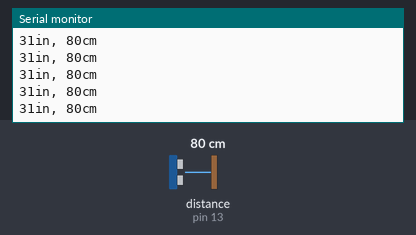
The sketch below on a simulated Arduino Uno, built with avr-gcc and run on an emulated ATmega328P. Parts: the last lines printed to the serial monitor. Wiring (inferred from the names in the program): ultrasonic range finder: trigger pin 12; echo pin 13. The test bench sets the inputs (shaded band); at power-on: distance to the obstacle (sensor on pin 13) 80 cm. The echo pulse lasts 58.3 µs per cm.

Above: at 1.2 s.
1.3 s: distance to the obstacle (sensor on pin 13) set to 2 cm
At 1.38 s:
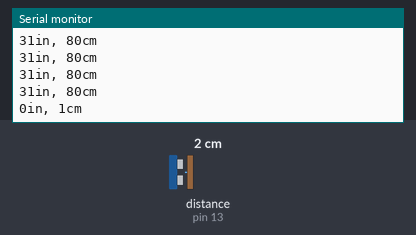
4.3 s: distance to the obstacle (sensor on pin 13) set to 4 cm
At 4.3 s:
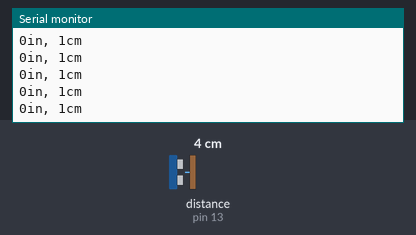
5.8 s: distance to the obstacle (sensor on pin 13) set to 35 cm
At 5.82 s:
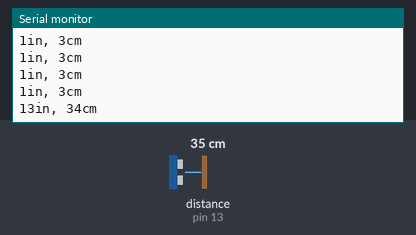
Timing chart, 0 to 8.8 s (numbered marks = the images above; inputs shaded):
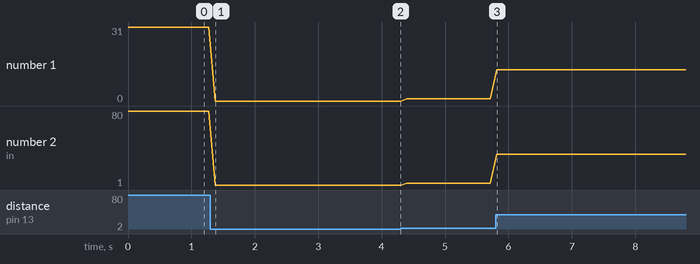

The sketch:

ultrasonic_ref.ino
```cpp
/*
  THIS CODE IS REFERENCE MATERIAL AND SHOULD NOT BE MODIFIED WITHOUT GOOD REASON

  Datasheet for component:
   http://www.parallax.com/dl/docs/prod/acc/28015-PING-v1.3.pdf
 */

const int trigPin = 12;
const int echoPin = 13;

void setup() {
  // initialize serial communication:
  Serial.begin(9600);
}

void loop()
{
  //vars for calculations
  long duration, inches, cm;

  //send out the pulse from sensor, should be 10+ ms
  //setting to LOW before the HIGH makes signal cleaner
  pinMode(trigPin, OUTPUT);
  digitalWrite(trigPin, LOW);
  delayMicroseconds(2);
  digitalWrite(trigPin, HIGH);
  delayMicroseconds(10);
  digitalWrite(trigPin, LOW);

  //reads the pulse that's come back
  pinMode(echoPin, INPUT);
  duration = pulseIn(echoPin, HIGH);

  // convert the time into a distance
  inches = microsecondsToInches(duration);
  cm = microsecondsToCentimeters(duration);

  //print out data
  Serial.print(inches);
  Serial.print("in, ");
  Serial.print(cm);
  Serial.print("cm");
  Serial.println();

  //wait before starting over
  //can be as long as you want depending on how frequently the data is needed
  delay(100);
}

long microsecondsToInches(long microseconds)
{
  //calculation comes from Parallax's datasheet

  return microseconds / 74 / 2;
}

long microsecondsToCentimeters(long microseconds)
{
  // The speed of sound is 340 m/s or 29 microseconds per centimeter.
  // The ping travels out and back, so to find the distance of the
  // object we take half of the distance travelled.
  return microseconds / 29 / 2;
}
```

Measured:
- after the input at 1.3 s, the serial monitor: prints a new line after 0.07 s (image 1)
- after the input at 5.8 s, the serial monitor: prints a new line at once (image 3)
- plotted number 1: 31 → 0 after the input at 1.3 s, 1 → 13 after the input at 5.8 s
- plotted number 2: 80 → 1 after the input at 1.3 s, 1 → 3 after the input at 4.3 s, 3 → 34 after the input at 5.8 s
